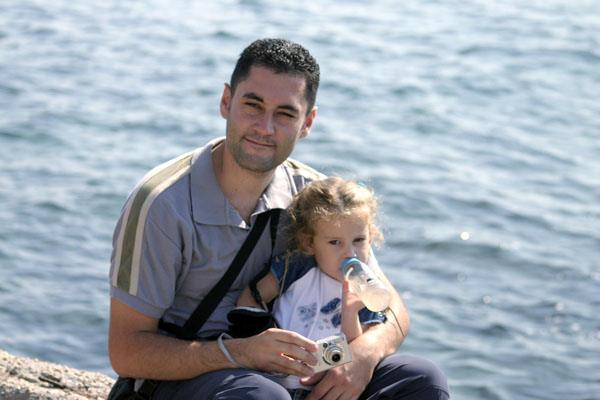
%> input picture Context Aware Saliency Detection/imgs/1.jpg, 600 x 400 px
$ octave --eval "result = showImg(imread('../imgs/1.jpg'));"   (GNU Octave 9; MATLAB toolbox functions it lacks are replaced by stand-ins)
%> lines starting %> are read from the running program, lines starting %| are printed output that depends on the picture
function [ saliencyMap, l, a, b ] = showImg( img )

  l = mat2gray(img(:,:,1));
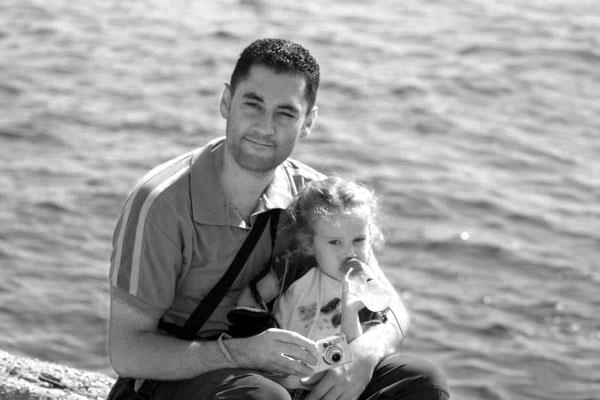
%> l: size 400x600 double; min 0, max 1, mean 0.623
  a = mat2gray(img(:,:,2));
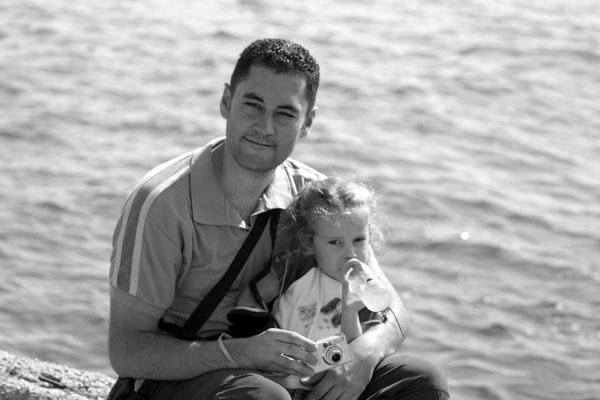
%> a: size 400x600 double; min 0, max 1, mean 0.655
  b = mat2gray(img(:,:,3));
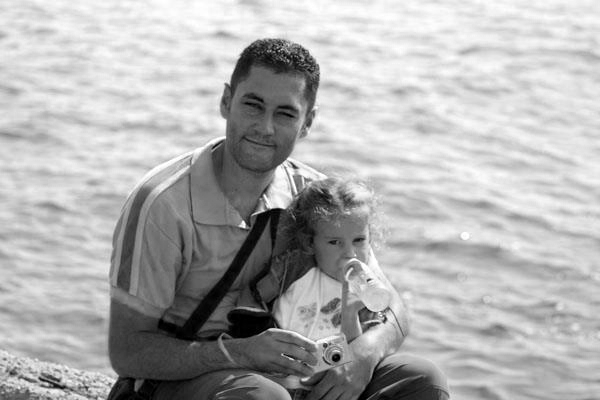
%> b: size 400x600 double; min 0, max 1, mean 0.692
  saliencyMap = l+a+b;
  figure;
  imshow(l);
  figure;
  imshow(a);
  figure;
  imshow(b);
  figure;
  imshow(saliencyMap);
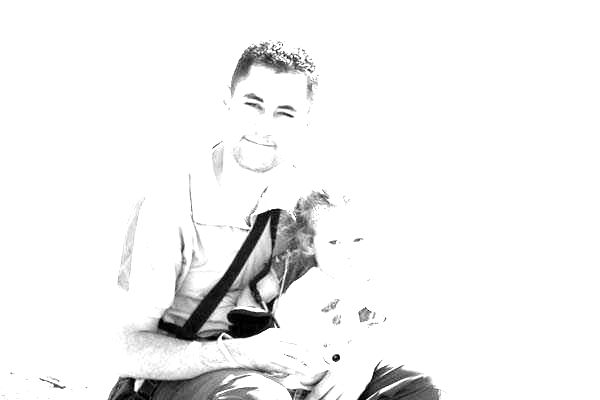
%> displayed picture: size 400x600, on the screen's scale of 0 to 255; min 0, max 255, mean 241.8
end  % function

$ run again, on Context Aware Saliency Detection/imgs/2.jpg
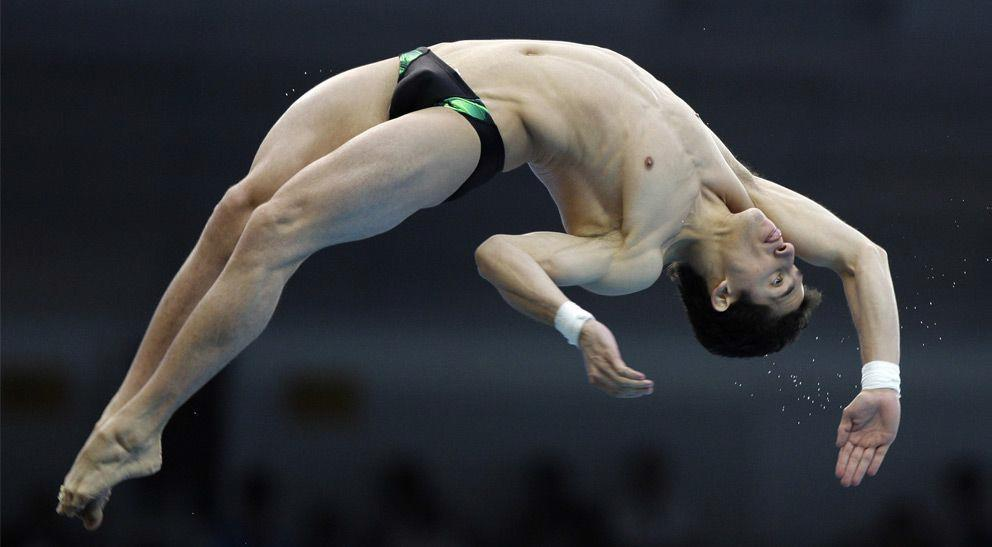
%> input picture Context Aware Saliency Detection/imgs/2.jpg, 992 x 547 px
%> in showImg, `b = mat2gray(img(:,:,3));`:
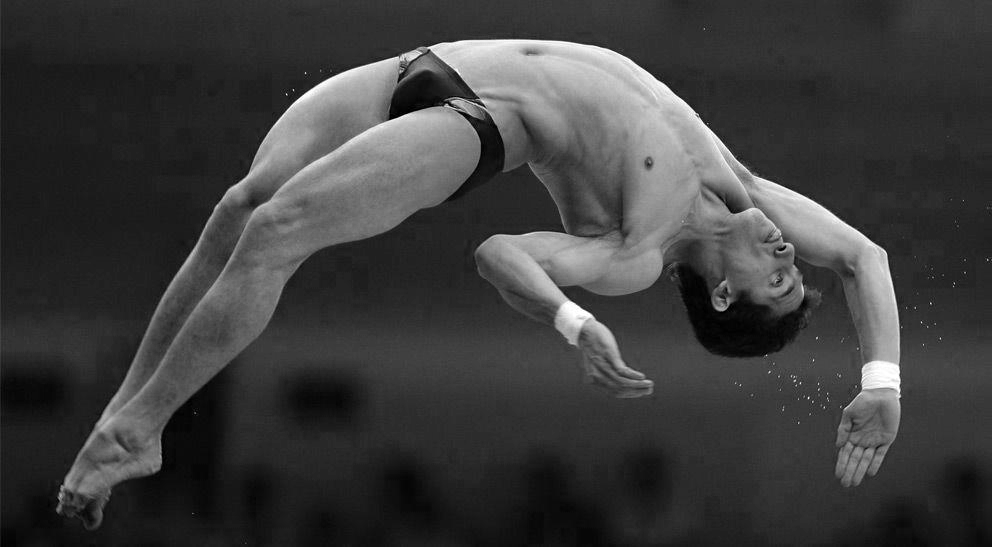
%> b: size 547x992 double; min 0, max 1, mean 0.242
%> in showImg, `imshow(saliencyMap);`:
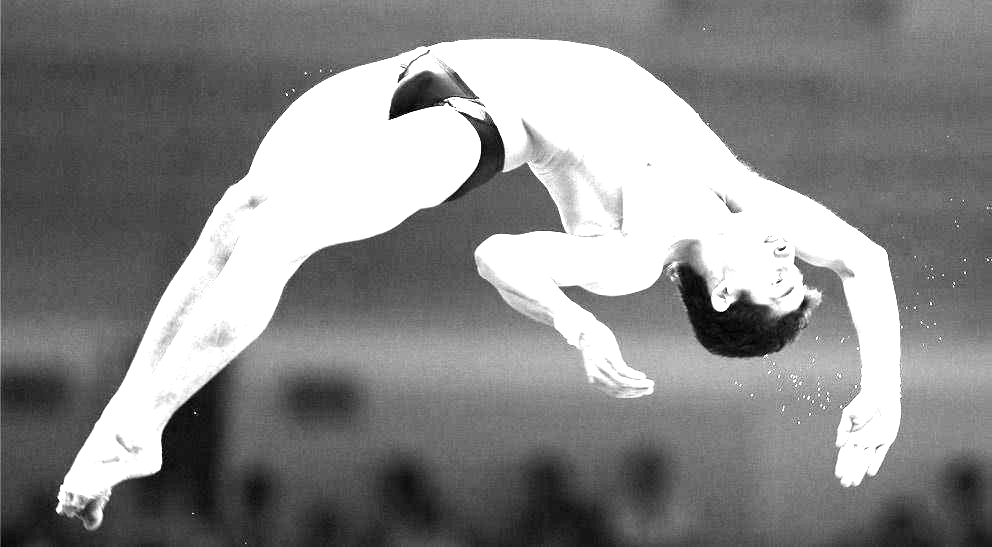
%> displayed picture: size 547x992, on the screen's scale of 0 to 255; min 0, max 255, mean 137.2

$ run again, on Context Aware Saliency Detection/imgs/3.jpg
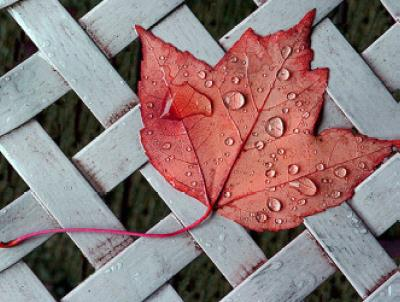
%> input picture Context Aware Saliency Detection/imgs/3.jpg, 400 x 302 px
%> in showImg, `saliencyMap = l+a+b;`:
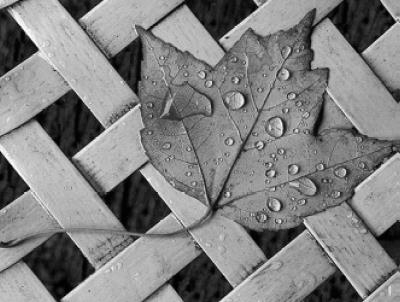
%> saliencyMap: size 302x400 double; min 0, max 2.97, mean 1.51; drawn with min black and max white
%> in showImg, `imshow(saliencyMap);`:
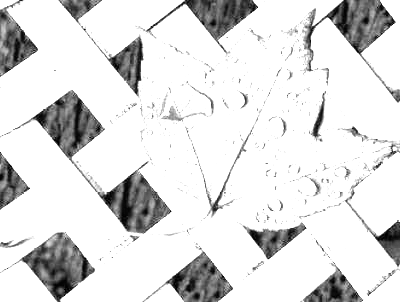
%> displayed picture: size 302x400, on the screen's scale of 0 to 255; min 0, max 255, mean 223.5
